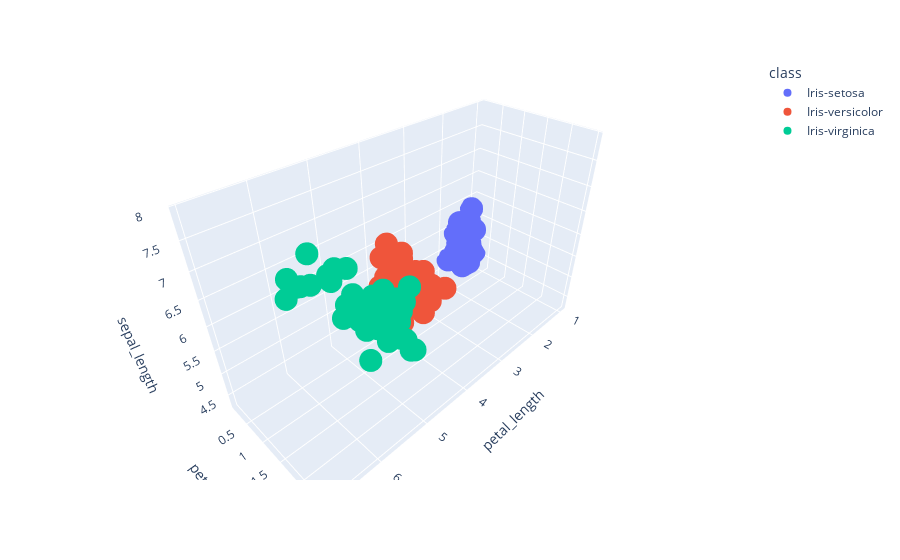

Notebook source saved alongside this figure:
### Code cell
# 3D Scatter Plots
# x-axis: petal_length
# y-axis: petal_width
# z-axis: sepal_length
    
fig = px.scatter_3d(df, x='petal_length', y='petal_width', z='sepal_length', color='class')
fig.show()

### Figure 1 — Plotly figure (JSON) as saved in the notebook; plotly's stock layout.template omitted (floating-point values rounded to 4 significant figures)
{"data": [{"hovertemplate": "class=Iris-setosa<br>petal_length=%{x}<br>petal_width=%{y}<br>sepal_length=%{z}<extra></extra>", "legendgroup": "Iris-setosa", "marker": {"color": "#636efa", "symbol": "circle"}, "mode": "markers", "name": "Iris-setosa", "scene": "scene", "showlegend": true, "type": "scatter3d", "x": [1.4, 1.4, 1.3, 1.5, 1.4, 1.7, 1.4, 1.5, 1.4, 1.5, 1.5, 1.6, 1.4, 1.1, 1.2, 1.5, 1.3, 1.4, 1.7, 1.5, 1.7, 1.5, 1, 1.7, 1.9, 1.6, 1.6, 1.5, 1.4, 1.6, 1.6, 1.5, 1.5, 1.4, 1.5, 1.2, 1.3, 1.5, 1.3, 1.5, 1.3, 1.3, 1.3, 1.6, 1.9, 1.4, 1.6, 1.4, 1.5, 1.4], "y": [0.2, 0.2, 0.2, 0.2, 0.2, 0.4, 0.3, 0.2, 0.2, 0.1, 0.2, 0.2, 0.1, 0.1, 0.2, 0.4, 0.4, 0.3, 0.3, 0.3, 0.2, 0.4, 0.2, 0.5, 0.2, 0.2, 0.4, 0.2, 0.2, 0.2, 0.2, 0.4, 0.1, 0.2, 0.1, 0.2, 0.2, 0.1, 0.2, 0.2, 0.3, 0.3, 0.2, 0.6, 0.4, 0.3, 0.2, 0.2, 0.2, 0.2], "z": [5.1, 4.9, 4.7, 4.6, 5, 5.4, 4.6, 5, 4.4, 4.9, 5.4, 4.8, 4.8, 4.3, 5.8, 5.7, 5.4, 5.1, 5.7, 5.1, 5.4, 5.1, 4.6, 5.1, 4.8, 5, 5, 5.2, 5.2, 4.7, 4.8, 5.4, 5.2, 5.5, 4.9, 5, 5.5, 4.9, 4.4, 5.1, 5, 4.5, 4.4, 5, 5.1, 4.8, 5.1, 4.6, 5.3, 5]}, {"hovertemplate": "class=Iris-versicolor<br>petal_length=%{x}<br>petal_width=%{y}<br>sepal_length=%{z}<extra></extra>", "legendgroup": "Iris-versicolor", "marker": {"color": "#EF553B", "symbol": "circle"}, "mode": "markers", "name": "Iris-versicolor", "scene": "scene", "showlegend": true, "type": "scatter3d", "x": [4.7, 4.5, 4.9, 4, 4.6, 4.5, 4.7, 3.3, 4.6, 3.9, 3.5, 4.2, 4, 4.7, 3.6, 4.4, 4.5, 4.1, 4.5, 3.9, 4.8, 4, 4.9, 4.7, 4.3, 4.4, 4.8, 5, 4.5, 3.5, 3.8, 3.7, 3.9, 5.1, 4.5, 4.5, 4.7, 4.4, 4.1, 4, 4.4, 4.6, 4, 3.3, 4.2, 4.2, 4.2, 4.3, 3, 4.1], "y": [1.4, 1.5, 1.5, 1.3, 1.5, 1.3, 1.6, 1, 1.3, 1.4, 1, 1.5, 1, 1.4, 1.3, 1.4, 1.5, 1, 1.5, 1.1, 1.8, 1.3, 1.5, 1.2, 1.3, 1.4, 1.4, 1.7, 1.5, 1, 1.1, 1, 1.2, 1.6, 1.5, 1.6, 1.5, 1.3, 1.3, 1.3, 1.2, 1.4, 1.2, 1, 1.3, 1.2, 1.3, 1.3, 1.1, 1.3], "z": [7, 6.4, 6.9, 5.5, 6.5, 5.7, 6.3, 4.9, 6.6, 5.2, 5, 5.9, 6, 6.1, 5.6, 6.7, 5.6, 5.8, 6.2, 5.6, 5.9, 6.1, 6.3, 6.1, 6.4, 6.6, 6.8, 6.7, 6, 5.7, 5.5, 5.5, 5.8, 6, 5.4, 6, 6.7, 6.3, 5.6, 5.5, 5.5, 6.1, 5.8, 5, 5.6, 5.7, 5.7, 6.2, 5.1, 5.7]}, {"hovertemplate": "class=Iris-virginica<br>petal_length=%{x}<br>petal_width=%{y}<br>sepal_length=%{z}<extra></extra>", "legendgroup": "Iris-virginica", "marker": {"color": "#00cc96", "symbol": "circle"}, "mode": "markers", "name": "Iris-virginica", "scene": "scene", "showlegend": true, "type": "scatter3d", "x": [6, 5.1, 5.9, 5.6, 5.8, 6.6, 4.5, 6.3, 5.8, 6.1, 5.1, 5.3, 5.5, 5, 5.1, 5.3, 5.5, 6.7, 6.9, 5, 5.7, 4.9, 6.7, 4.9, 5.7, 6, 4.8, 4.9, 5.6, 5.8, 6.1, 6.4, 5.6, 5.1, 5.6, 6.1, 5.6, 5.5, 4.8, 5.4, 5.6, 5.1, 5.1, 5.9, 5.7, 5.2, 5, 5.2, 5.4, 5.1], "y": [2.5, 1.9, 2.1, 1.8, 2.2, 2.1, 1.7, 1.8, 1.8, 2.5, 2, 1.9, 2.1, 2, 2.4, 2.3, 1.8, 2.2, 2.3, 1.5, 2.3, 2, 2, 1.8, 2.1, 1.8, 1.8, 1.8, 2.1, 1.6, 1.9, 2, 2.2, 1.5, 1.4, 2.3, 2.4, 1.8, 1.8, 2.1, 2.4, 2.3, 1.9, 2.3, 2.5, 2.3, 1.9, 2, 2.3, 1.8], "z": [6.3, 5.8, 7.1, 6.3, 6.5, 7.6, 4.9, 7.3, 6.7, 7.2, 6.5, 6.4, 6.8, 5.7, 5.8, 6.4, 6.5, 7.7, 7.7, 6, 6.9, 5.6, 7.7, 6.3, 6.7, 7.2, 6.2, 6.1, 6.4, 7.2, 7.4, 7.9, 6.4, 6.3, 6.1, 7.7, 6.3, 6.4, 6, 6.9, 6.7, 6.9, 5.8, 6.8, 6.7, 6.7, 6.3, 6.5, 6.2, 5.9]}], "layout": {"legend": {"title": {"text": "class"}, "tracegroupgap": 0}, "margin": {"t": 60}, "scene": {"domain": {"x": [0, 1], "y": [0, 1]}, "xaxis": {"title": {"text": "petal_length"}}, "yaxis": {"title": {"text": "petal_width"}}, "zaxis": {"title": {"text": "sepal_length"}}}}}
